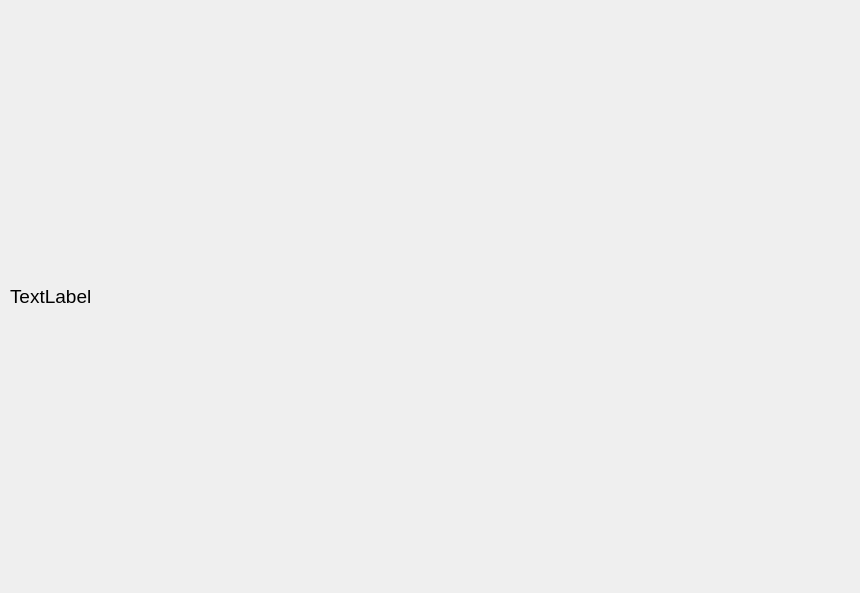
<?xml version="1.0" encoding="UTF-8"?>
<ui version="4.0">
 <class>MainPages</class>
 <widget class="QWidget" name="MainPages">
  <property name="geometry">
   <rect>
    <x>0</x>
    <y>0</y>
    <width>860</width>
    <height>593</height>
   </rect>
  </property>
  <property name="windowTitle">
   <string>Form</string>
  </property>
  <layout class="QVBoxLayout" name="main_pages_layout">
   <property name="spacing">
    <number>0</number>
   </property>
   <property name="leftMargin">
    <number>5</number>
   </property>
   <property name="topMargin">
    <number>5</number>
   </property>
   <property name="rightMargin">
    <number>5</number>
   </property>
   <property name="bottomMargin">
    <number>5</number>
   </property>
   <item>
    <widget class="QStackedWidget" name="pages">
     <property name="currentIndex">
      <number>0</number>
     </property>
     <widget class="QWidget" name="page_2">
      <property name="styleSheet">
       <string notr="true">font-size: 14pt</string>
      </property>
      <layout class="QVBoxLayout" name="page_1_layout">
       <property name="spacing">
        <number>5</number>
       </property>
       <property name="leftMargin">
        <number>5</number>
       </property>
       <property name="topMargin">
        <number>5</number>
       </property>
       <property name="rightMargin">
        <number>5</number>
       </property>
       <property name="bottomMargin">
        <number>5</number>
       </property>
       <item>
        <widget class="QLabel" name="label_2">
         <property name="text">
          <string>TextLabel</string>
         </property>
        </widget>
       </item>
       <item>
        <layout class="QHBoxLayout" name="horizontalLayout_2"/>
       </item>
       <item>
        <layout class="QVBoxLayout" name="verticalLayout_3"/>
       </item>
      </layout>
     </widget>
     <widget class="QWidget" name="page_1">
      <layout class="QVBoxLayout" name="page_2_layout">
       <property name="spacing">
        <number>5</number>
       </property>
       <property name="leftMargin">
        <number>5</number>
       </property>
       <property name="topMargin">
        <number>5</number>
       </property>
       <property name="rightMargin">
        <number>5</number>
       </property>
       <property name="bottomMargin">
        <number>5</number>
       </property>
       <item>
        <widget class="QScrollArea" name="scroll_area">
         <property name="styleSheet">
          <string notr="true">background: transparent;</string>
         </property>
         <property name="frameShape">
          <enum>QFrame::NoFrame</enum>
         </property>
         <property name="verticalScrollBarPolicy">
          <enum>Qt::ScrollBarAlwaysOff</enum>
         </property>
         <property name="horizontalScrollBarPolicy">
          <enum>Qt::ScrollBarAlwaysOff</enum>
         </property>
         <property name="widgetResizable">
          <bool>true</bool>
         </property>
         <widget class="QWidget" name="contents">
          <property name="geometry">
           <rect>
            <x>0</x>
            <y>0</y>
            <width>840</width>
            <height>556</height>
           </rect>
          </property>
          <property name="styleSheet">
           <string notr="true">background: transparent;</string>
          </property>
          <layout class="QVBoxLayout" name="verticalLayout">
           <property name="spacing">
            <number>15</number>
           </property>
           <property name="leftMargin">
            <number>5</number>
           </property>
           <property name="topMargin">
            <number>5</number>
           </property>
           <property name="rightMargin">
            <number>5</number>
           </property>
           <property name="bottomMargin">
            <number>5</number>
           </property>
           <item>
            <widget class="QLabel" name="title_label">
             <property name="maximumSize">
              <size>
               <width>16777215</width>
               <height>40</height>
              </size>
             </property>
             <property name="font">
              <font>
               <pointsize>16</pointsize>
              </font>
             </property>
             <property name="styleSheet">
              <string notr="true">font-size: 16pt</string>
             </property>
             <property name="text">
              <string>Custom Widgedsdsts Page</string>
             </property>
             <property name="alignment">
              <set>Qt::AlignCenter</set>
             </property>
            </widget>
           </item>
           <item>
            <layout class="QHBoxLayout" name="row_1_layout"/>
           </item>
           <item>
            <layout class="QHBoxLayout" name="row_2_layout"/>
           </item>
           <item>
            <layout class="QHBoxLayout" name="row_3_layout"/>
           </item>
           <item>
            <layout class="QVBoxLayout" name="row_4_layout"/>
           </item>
           <item>
            <layout class="QVBoxLayout" name="row_5_layout"/>
           </item>
          </layout>
         </widget>
        </widget>
       </item>
       <item>
        <widget class="QLabel" name="statusbar">
         <property name="text">
          <string>대기중...</string>
         </property>
        </widget>
       </item>
      </layout>
     </widget>
     <widget class="QWidget" name="page_3">
      <property name="styleSheet">
       <string notr="true">QFrame {
	font-size: 16pt;
}</string>
      </property>
      <layout class="QVBoxLayout" name="page_3_layout">
       <item>
        <widget class="QLabel" name="label">
         <property name="text">
          <string>TextLabel</string>
         </property>
        </widget>
       </item>
       <item>
        <layout class="QHBoxLayout" name="horizontalLayout"/>
       </item>
       <item>
        <layout class="QVBoxLayout" name="verticalLayout_2"/>
       </item>
      </layout>
     </widget>
    </widget>
   </item>
  </layout>
 </widget>
 <resources/>
 <connections/>
</ui>
